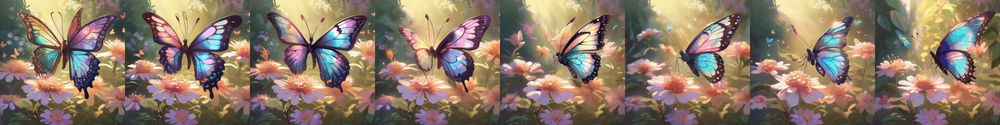
#> input picture Results/Figures/main/SDXL/a_butterfly_gently_flapping_it.png, 1000 x 125 px, shrunk from 2400 x 300 before the run, given in place of lling_into_a_puddl_f24_b3_g11.0_ip0.0_VideoText_previous.gif, which was not available
$ jupyter execute --allow-errors fig.ipynb
#> lines starting #> are read from the running program, lines starting #| are printed output that depends on the picture; pictures that were not available may be replaced by others from this repository, and a replacement may not be noted
[cell 1]
from PIL import Image
import matplotlib.pyplot as plt
import numpy as np
from PIL import ImageSequence
import os

[cell 2]
def generate_gif_figure(gif_path, n=4, save_name=None, spacing=True):
#> called with n = 4, save_name = 'raindrops_falling_into_a_puddl/4/SD.png', spacing = False
    gif = Image.open(gif_path)
#> gif is the input picture: PIL image 1000x125 RGBA; mean R, G, B, A 139.4, 120.7, 104.5, 255
    frames = [frame.copy() for frame in ImageSequence.Iterator(gif)]
#> frames = 1 item

    total_frames = len(frames)
#> total_frames = 1
    indices = np.linspace(0, total_frames - 1, n, dtype=int)
#> indices = [0, 0, 0, 0]

    # Create a figure with n equally spaced frames
    fig, axes = plt.subplots(1, n, figsize=(3 * n, 5))
    for ax, idx in zip(axes, indices):
        ax.imshow(frames[idx])
        ax.axis('off')

    if not spacing:
        plt.subplots_adjust(wspace=0, hspace=0)

    plt.subplots_adjust(left=0, right=1, top=1, bottom=0)

    if save_name is not None:
        fig.savefig(save_name, bbox_inches='tight', pad_inches=0)
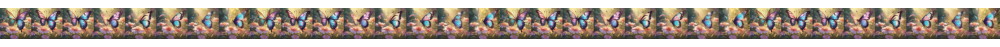
#> figure drawn by matplotlib, 4 panels
    else:
        plt.show()

    plt.close(fig)


$ run again, on Results/Figures/main/SDXL/a_musician_playing_a_slow_peac.png
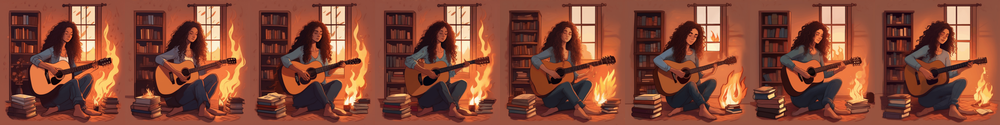
#> input picture Results/Figures/main/SDXL/a_musician_playing_a_slow_peac.png, 1000 x 125 px, shrunk from 2400 x 300 before the run, given in place of lling_into_a_puddl_f24_b3_g11.0_ip0.0_VideoText_previous.gif, which was not available
#> in generate_gif_figure, gif is the input picture: PIL image 1000x125 RGBA; mean R, G, B, A 135.2, 74.8, 55.9, 255
#> frames = 1 item
#> total_frames = 1
#> in generate_gif_figure, `fig.savefig(save_name, bbox_inches='tight', pad_inches=0)`:
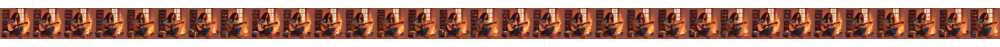
#> figure drawn by matplotlib, 4 panels

$ run again, on Results/Figures/main/SDXL/a_phoenix_slowly_rising_from_g.png
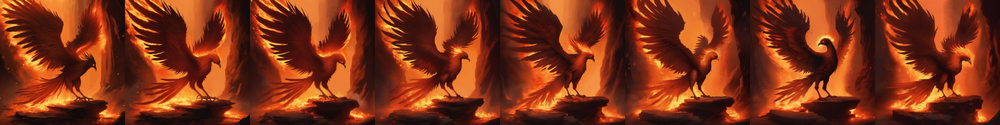
#> input picture Results/Figures/main/SDXL/a_phoenix_slowly_rising_from_g.png, 1000 x 125 px, shrunk from 2400 x 300 before the run, given in place of lling_into_a_puddl_f24_b3_g11.0_ip0.0_VideoText_previous.gif, which was not available
#> in generate_gif_figure, gif is the input picture: PIL image 1000x125 RGBA; mean R, G, B, A 125.5, 50.6, 23.4, 255
#> frames = 1 item
#> total_frames = 1
#> in generate_gif_figure, `fig.savefig(save_name, bbox_inches='tight', pad_inches=0)`:
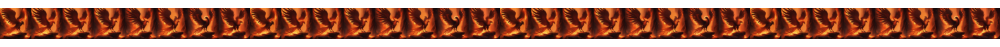
#> figure drawn by matplotlib, 4 panels

$ run again, on Results/Figures/main/SDXL/a_stream_flowing_slowly_over_r.png
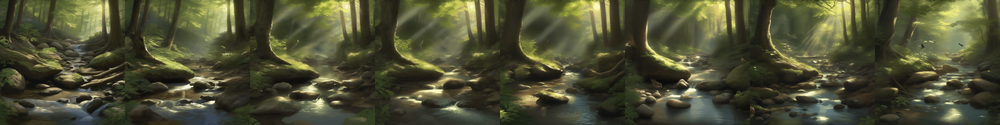
#> input picture Results/Figures/main/SDXL/a_stream_flowing_slowly_over_r.png, 1000 x 125 px, shrunk from 2400 x 300 before the run, given in place of lling_into_a_puddl_f24_b3_g11.0_ip0.0_VideoText_previous.gif, which was not available
#> in generate_gif_figure, gif is the input picture: PIL image 1000x125 RGBA; mean R, G, B, A 77, 78, 52.1, 255
#> frames = 1 item
#> total_frames = 1
#> in generate_gif_figure, `fig.savefig(save_name, bbox_inches='tight', pad_inches=0)`:
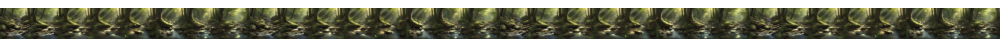
#> figure drawn by matplotlib, 4 panels
